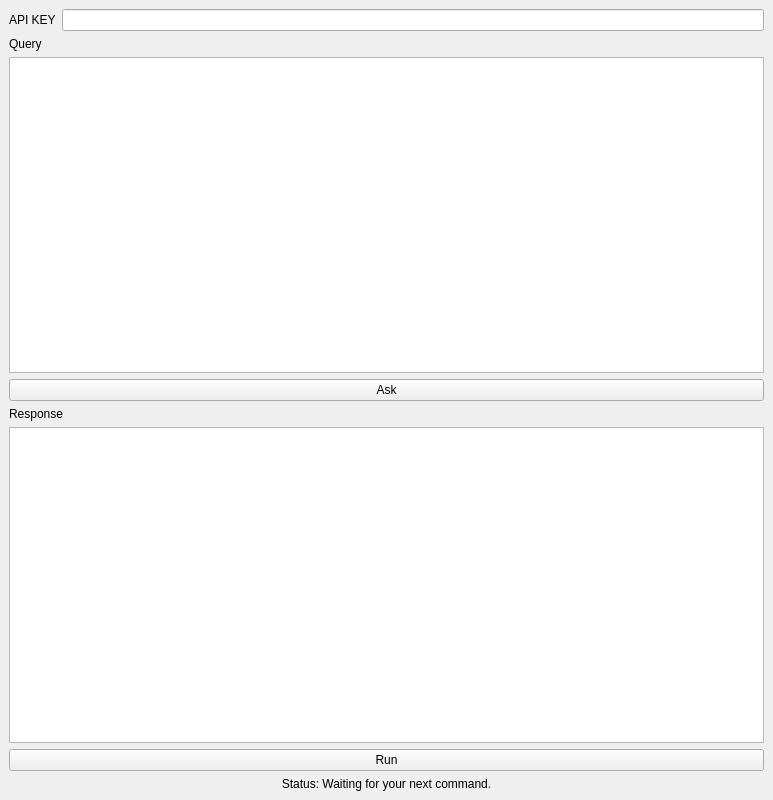
<?xml version="1.0" encoding="UTF-8"?>
<ui version="4.0">
 <class>DockWidget</class>
 <widget class="QDockWidget" name="DockWidget">
  <property name="geometry">
   <rect>
    <x>0</x>
    <y>0</y>
    <width>773</width>
    <height>800</height>
   </rect>
  </property>
  <property name="windowTitle">
   <string>QueryGIS</string>
  </property>
  <widget class="QWidget" name="dockWidgetContents">
   <layout class="QVBoxLayout" name="mainLayout">
    <property name="sizeConstraint">
     <enum>QLayout::SetDefaultConstraint</enum>
    </property>
    <item>
     <layout class="QHBoxLayout" name="apiLayout">
      <item>
       <widget class="QLabel" name="label_2">
        <property name="text">
         <string>API KEY</string>
        </property>
       </widget>
      </item>
      <item>
       <widget class="QLineEdit" name="line_apikey"/>
      </item>
     </layout>
    </item>
    <item>
     <layout class="QVBoxLayout" name="queryLayout">
      <item>
       <widget class="QLabel" name="label">
        <property name="text">
         <string>Query</string>
        </property>
       </widget>
      </item>
      <item>
       <widget class="QTextEdit" name="text_query"/>
      </item>
      <item>
       <widget class="QPushButton" name="btn_ask">
        <property name="text">
         <string>Ask</string>
        </property>
       </widget>
      </item>
      <item>
       <widget class="QLabel" name="label_3">
        <property name="text">
         <string>Response</string>
        </property>
       </widget>
      </item>
      <item>
       <widget class="QTextEdit" name="text_response"/>
      </item>
      <item>
       <widget class="QPushButton" name="btn_run">
        <property name="text">
         <string>Run</string>
        </property>
       </widget>
      </item>
      <item>
       <widget class="QLabel" name="status_label">
        <property name="text">
         <string>Status: Waiting for your next command.</string>
        </property>
        <property name="alignment">
         <set>Qt::AlignCenter</set>
        </property>
       </widget>
      </item>
     </layout>
    </item>
   </layout>
  </widget>
 </widget>
 <resources/>
 <connections/>
</ui>
